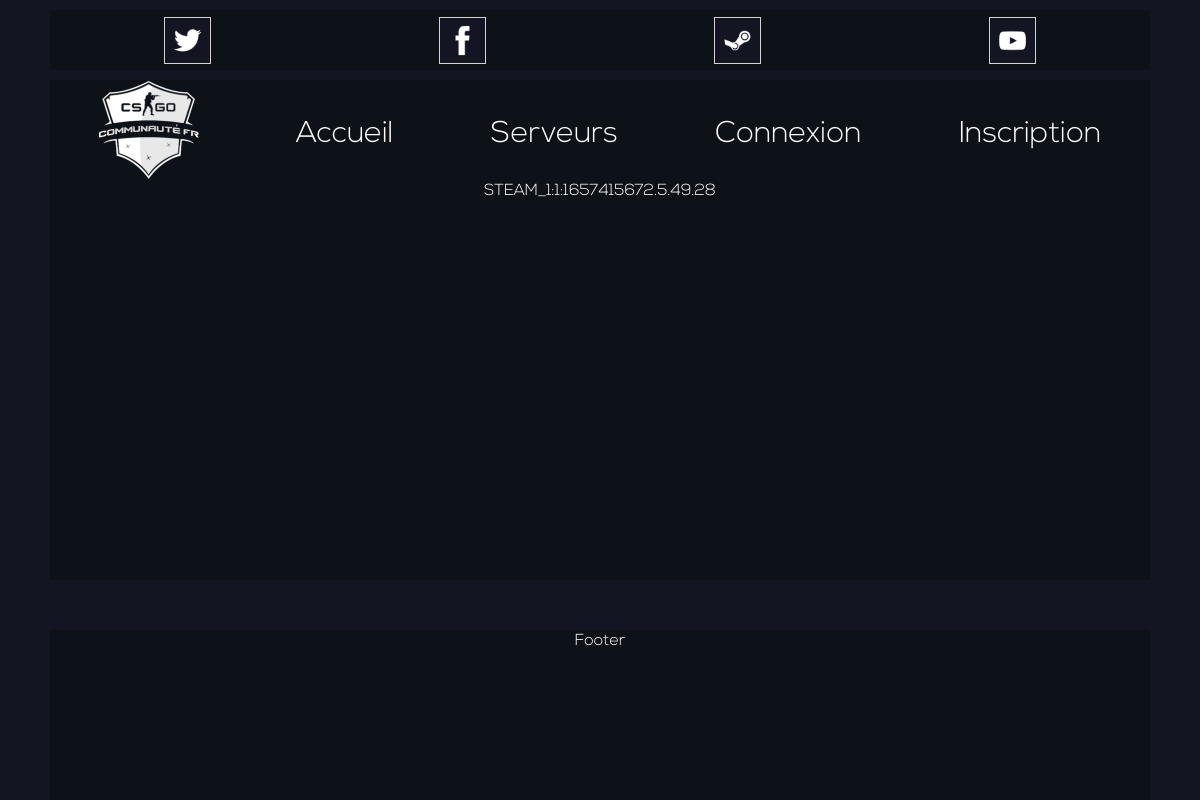
The page /player.php?id=56 on the database as committed earlier.
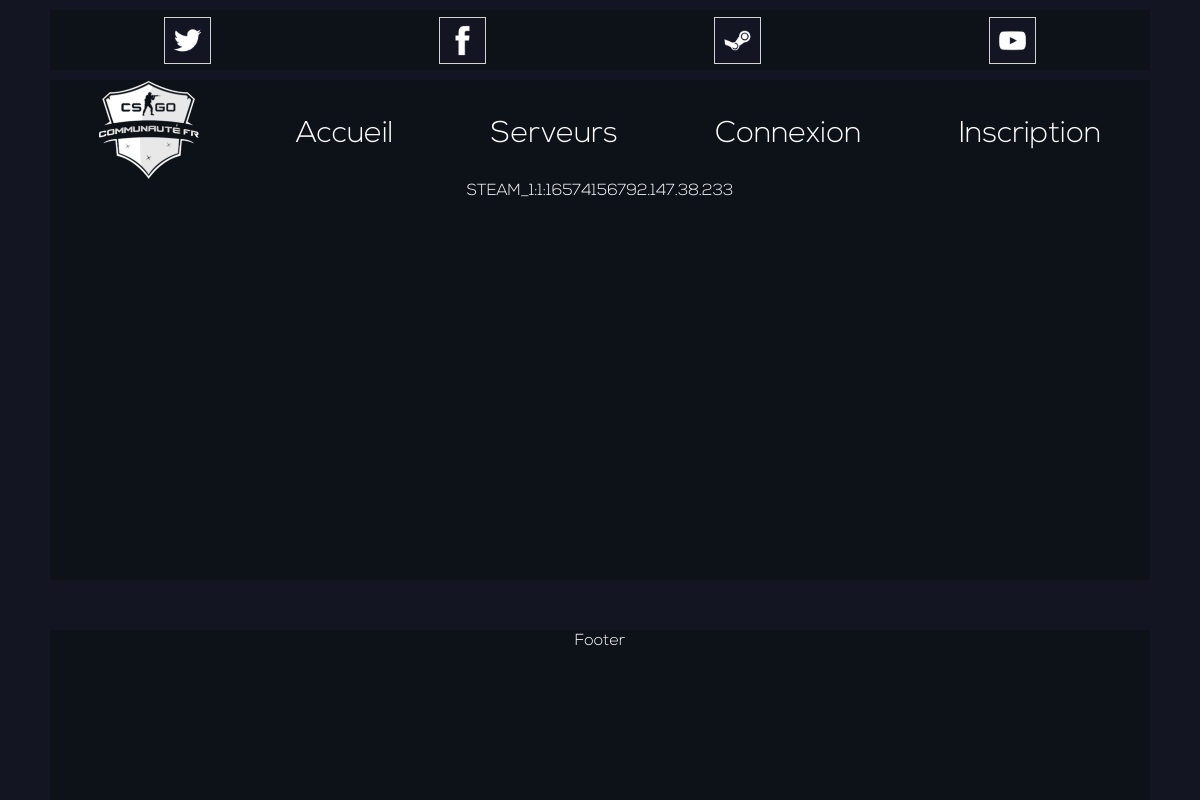
The same page on the database as committed later.
### tables this page shows
CREATE TABLE `rankme` (id INTEGER PRIMARY KEY, steam TEXT, name TEXT, lastip TEXT, score NUMERIC, kills NUMERIC, deaths NUMERIC, suicides NUMERIC, tk NUMERIC, shots NUMERIC, hits NUMERIC, headshots NUMERIC, connected NUMERIC, rounds_tr NUMERIC, rounds_ct NUMERIC, lastconnect NUMERIC,knife NUMERIC,glock NUMERIC,hkp2000 NUMERIC,p250 NUMERIC,deagle NUMERIC,elite NUMERIC,fiveseven NUMERIC,tec9 NUMERIC,nova NUMERIC,xm1014 NUMERIC,mag7 NUMERIC,sawedoff NUMERIC,bizon NUMERIC,mac10 NUMERIC,mp9 NUMERIC,mp7 NUMERIC,ump45 NUMERIC,p90 NUMERIC,galilar NUMERIC,ak47 NUMERIC,scar20 NUMERIC,famas NUMERIC,m4a1 NUMERIC,aug NUMERIC,ssg08 NUMERIC,sg556 NUMERIC,awp NUMERIC,g3sg1 NUMERIC,m249 NUMERIC,negev NUMERIC,hegrenade NUMERIC,flashbang NUMERIC,smokegrenade NUMERIC,incgrenade NUMERIC,molotov NUMERIC,taser NUMERIC,decoy NUMERIC,head NUMERIC, chest NUMERIC, stomach NUMERIC, left_arm NUMERIC, right_arm NUMERIC, left_leg NUMERIC, right_leg NUMERIC,c4_planted NUMERIC,c4_exploded NUMERIC,c4_defused NUMERIC,ct_win NUMERIC, tr_win NUMERIC, hostages_rescued NUMERIC, vip_killed NUMERIC, vip_escaped NUMERIC, vip_played NUMERIC);

### player.php (the view, shortened to what this page needs)
<!doctype html>
<html>
<head>
  <link rel="stylesheet" type="text/css" href="styles.css">
</head>
<body>
  <div class="divContainer">
	<header>
		<div class="textcenter block divRS">
			<a href="https://twitter.com/CSGO_FR" ><div class="divIconSocial"><img class ="imgRS" src="images/logotwitter100.png" alt="Logo Twitter"></div></a>
			<a href="https://www.facebook.com/groups/CSGOFRANCE/" ><div class="divIconSocial"><img class ="imgRS" src="images/logofacebook100.png" alt="Logo Facebook"></div></a>
			<a href="http://steamcommunity.com/gid/103582791437214772" ><div class="divIconSocial"><img class ="imgRS" src="images/logosteam100.png" alt="Logo Steam"></div></a>
			<a href="https://www.youtube.fr" ><div class="divIconSocial"><img class ="imgRS" src="images/logoyoutube100.png" alt="Logo YouTube"></div></a>
		</div>
		<nav class="block textcenter">
			<a><div><img id="logoNav" src="images/logocsgofr.png" alt="Logo CSGOFR"></div></a>
			<a class ="navLink" href="index.php"><div class="textNav">Accueil</div></a>
			<a class ="navLink" href=""><div class="textNav">Serveurs</div></a>
			<a class ="navLink" href=""><div class="textNav">Connexion</div></a>
			<a class ="navLink" href="register.php"><div class="textNav">Inscription</div></a>
        </nav>
    </header>
	<div class="divInfoPlayer textcenter block">
			<?php
			try
					{
						$bdd = new PDO('mysql:host=localhost;dbname=rankme_test;charset=utf8', 'root', '');
					}
					catch (Exception $e)
					{
						die('Erreur : ' . $e->getMessage());
					}
				$idPlayer = (int)$_SESSION['idPlayer'];
				$rqPlayer = $bdd->query('SELECT * FROM rankme WHERE id='.$idPlayer.'');
				while($donnees = $rqPlayer -> fetch()){
					echo('<div>'.$donnees['steam'].''.$donnees['lastip'].'</div>');
				}
			?>
	</div>
  </div>
    <footer class="block textcenter">
      Footer
    </footer >
</body>
</html>

Rows that differ between the two databases and show on the page:
changed rankme "STEAM_1:1:165741567": lastip "2.5.49.28" → "92.147.38.233"
